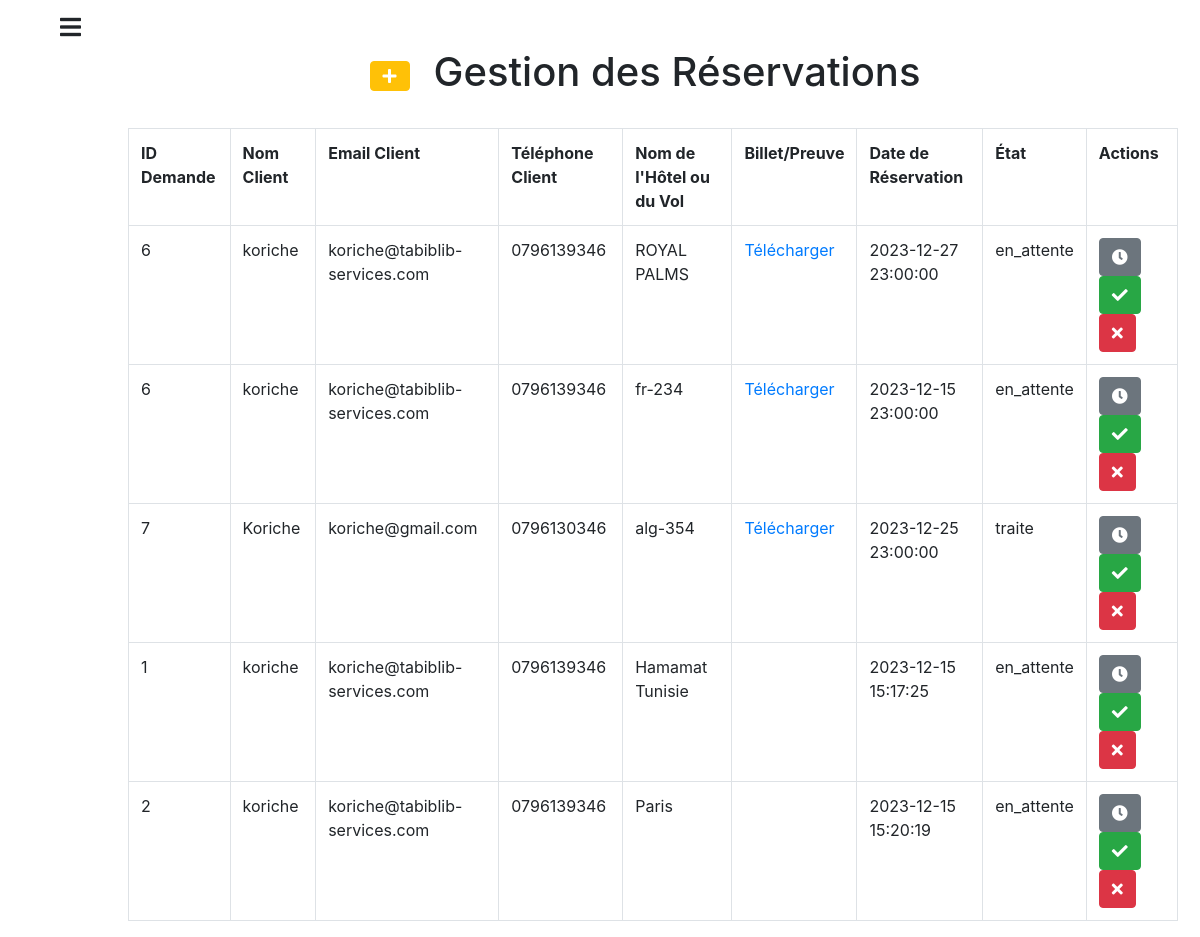
Page /admin/reservations.php (signed in) on the committed database.
### tables this page shows
CREATE TABLE `demande_reservation_hotel` (
  `id_demande` int(11) NOT NULL,
  `id_utilisateur` int(11) NOT NULL,
  `id_hotel` int(11) NOT NULL,
  `billet_vol` varchar(255) NOT NULL,
  `date_reservation` timestamp NOT NULL DEFAULT current_timestamp(),
  `etat` enum('en_attente','traite','annule') NOT NULL
);

CREATE TABLE `utilisateurs` (
  `id` int(11) NOT NULL,
  `nom` varchar(255) NOT NULL,
  `prenom` varchar(255) NOT NULL,
  `email` varchar(255) NOT NULL,
  `mot_de_passe` varchar(255) NOT NULL,
  `date_naissance` date NOT NULL,
  `genre` enum('Homme','Femme') NOT NULL,
  `addres` varchar(255) NOT NULL,
  `telephone` varchar(20) NOT NULL
);

CREATE TABLE `hotels` (
  `id` int(11) NOT NULL,
  `nom_hotel` varchar(255) NOT NULL,
  `emplacement` varchar(255) NOT NULL,
  `etoiles` int(11) DEFAULT NULL,
  `type_chambre` varchar(255) DEFAULT NULL,
  `nombre_chambres_dispo` int(11) DEFAULT NULL,
  `tarif_nuit` decimal(10,2) DEFAULT NULL,
  `description` text DEFAULT NULL,
  `equipements` text DEFAULT NULL,
  `politique_annulation` text DEFAULT NULL,
  `options_restauration` text DEFAULT NULL
);

CREATE TABLE `demande_reservation_vol` (
  `id_demande` int(11) NOT NULL,
  `id_utilisateur` int(11) NOT NULL,
  `id_vol` int(11) NOT NULL,
  `preuve_reservation` varchar(255) NOT NULL,
  `date_reservation` timestamp NOT NULL DEFAULT current_timestamp(),
  `etat` enum('en_attente','traite','annule') NOT NULL
);

CREATE TABLE `vols` (
  `id` int(11) NOT NULL,
  `nom_vol` varchar(255) NOT NULL,
  `compagnie` varchar(255) NOT NULL,
  `numero_vol` varchar(100) DEFAULT NULL,
  `origine` varchar(255) NOT NULL,
  `destination` varchar(255) NOT NULL,
  `depart` datetime NOT NULL,
  `arrivee` datetime NOT NULL,
  `duree` varchar(100) NOT NULL,
  `classe` enum('Économique','Affaires','Première classe') NOT NULL,
  `tarif` decimal(10,2) NOT NULL,
  `places_disponibles` int(11) NOT NULL,
  `statut` enum('Planifié','Retardé','Annulé') NOT NULL
);

CREATE TABLE `reservations` (
  `id` int(11) NOT NULL,
  `user_id` int(11) NOT NULL,
  `destination_id` int(11) NOT NULL,
  `reservation_date` timestamp NOT NULL DEFAULT current_timestamp(),
  `etat` enum('en_attente','traite','annule') NOT NULL DEFAULT 'en_attente'
);

CREATE TABLE `destinations` (
  `id` int(11) NOT NULL,
  `nom_destination` varchar(255) NOT NULL,
  `description` text DEFAULT NULL,
  `pays_region` varchar(255) DEFAULT NULL,
  `type_destination` varchar(255) DEFAULT NULL,
  `attractions_principales` text DEFAULT NULL,
  `meilleure_saison` varchar(255) DEFAULT NULL,
  `cout_moyen` decimal(10,2) DEFAULT NULL,
  `equipements` text DEFAULT NULL,
  `recommandations_securite` text DEFAULT NULL,
  `photos` text DEFAULT NULL,
  `avis_voyageurs` text DEFAULT NULL,
  `offres_speciales` text DEFAULT NULL,
  `accessibilite` varchar(255) DEFAULT NULL,
  `restrictions_conditions` text DEFAULT NULL
);

### admin/reservations.php (the view, shortened to what this page needs)
<?php
include "config.php";
$sqlHotel = "SELECT drh.id_demande, u.nom AS nom_client, u.email AS email_client, u.telephone AS telephone_client, h.nom_hotel, drh.billet_vol, drh.date_reservation, drh.etat
             FROM demande_reservation_hotel drh
             INNER JOIN utilisateurs u ON drh.id_utilisateur = u.id
             INNER JOIN hotels h ON drh.id_hotel = h.id";
$resultHotel = $conn->query($sqlHotel);
$sqlVol = "SELECT drv.id_demande, u.nom AS nom_client, u.email AS email_client, u.telephone AS telephone_client, v.nom_vol, drv.preuve_reservation, drv.date_reservation, drv.etat
           FROM demande_reservation_vol drv
           INNER JOIN utilisateurs u ON drv.id_utilisateur = u.id
           INNER JOIN vols v ON drv.id_vol = v.id";
$resultVol = $conn->query($sqlVol);
$sqlReservations = "SELECT d.nom_destination AS nom_destination , r.id,r.reservation_date, u.nom AS nom_client, u.email AS email_client, u.telephone AS telephone_client, r.destination_id, r.etat
                    FROM reservations r
                    INNER JOIN utilisateurs u ON r.user_id = u.id
                    INNER JOIN destinations d ON r.destination_id = d.id";
$resultReservations = $conn->query($sqlReservations);
?>
<?php include "layouts/sidebar.php"; ?>
<main id="content" class="content active ms-sm-auto mt-5">
    <div class="row align-items-center justify-content-center">
        <button type="button" class="btn btn-warning text-white d-flex justify-content-center" data-toggle="modal" data-target="#ajoutModal">
            <i class="fa fa-plus"></i>
        </button>
        <h1 class="ml-4">Gestion des Réservations</h1>
    </div>
    <div class="container-fluid">
        <table class="table mt-4 table-bordered ml-2">
            <tr>
                <th>ID Demande</th>
                <th>Nom Client</th>
                <th>Email Client</th>
                <th>Téléphone Client</th>
                <th>Nom de l'Hôtel ou du Vol</th>
                <th>Billet/Preuve</th>
                <th>Date de Réservation</th>
                <th>État</th>
                <th>Actions</th>
            </tr>
            <?php
            while ($rowHotel = $resultHotel->fetch_assoc()) {
                echo "<tr>";
                echo "<td>" . $rowHotel["id_demande"] . "</td>";
                echo "<td>" . $rowHotel["nom_client"] . "</td>";
                echo "<td>" . $rowHotel["email_client"] . "</td>";
                echo "<td>" . $rowHotel["telephone_client"] . "</td>";
                echo "<td>" . $rowHotel["nom_hotel"] . "</td>";
                echo "<td>";
                if (!empty($rowHotel["billet_vol"])) {
                    echo '<a href="' . $rowHotel["billet_vol"] . '" download>Télécharger</a>';
                } else {
                    echo "Aucun billet/preuve disponible";
                }
                echo "</td>";
                echo "<td>" . $rowHotel["date_reservation"] . "</td>";
                echo "<td>" . $rowHotel["etat"] . "</td>";
                echo "<td>";
                echo "<form action='traitement_hotel.php' method='POST'>";
                echo "<button type='submit' name='action' class='btn btn-secondary' value='en_attente'><i class='fas fa-clock'></i></button>";
                echo "<button type='submit' name='action' class='btn btn-success' value='traite'><i class='fas fa-check'></i></button>";
                echo "<button type='submit' name='action' class='btn btn-danger' value='annule'><i class='fas fa-times'></i></button>";
                echo "</form>";
                echo "</td>";
                echo "</tr>";
            }
            while ($rowVol = $resultVol->fetch_assoc()) {
                echo "<tr>";
                echo "<td>" . $rowVol["id_demande"] . "</td>";
                echo "<td>" . $rowVol["nom_client"] . "</td>";
                echo "<td>" . $rowVol["email_client"] . "</td>";
                echo "<td>" . $rowVol["telephone_client"] . "</td>";
                echo "<td>" . $rowVol["nom_vol"] . "</td>";
                echo "<td>";
                if (!empty($rowVol["preuve_reservation"])) {
                    echo '<a href="/rihla/uploads/' . $rowVol["preuve_reservation"] . '" download>Télécharger</a>';
                } else {
                    echo "Aucun billet/preuve disponible";
                }
                echo "</td>";
                echo "<td>" . $rowVol["date_reservation"] . "</td>";
                echo "<td>" . $rowVol["etat"] . "</td>";
                echo "<td>";
                echo "<form action='traitement_vol.php' method='POST'>";
                echo "<button type='submit' name='action' class='btn btn-secondary' value='en_attente'><i class='fas fa-clock'></i></button>";
                echo "<button type='submit' name='action' class='btn btn-success' value='traite'><i class='fas fa-check'></i></button>";
                echo "<button type='submit' name='action' class='btn btn-danger' value='annule'><i class='fas fa-times'></i></button>";
                echo "</form>";
                echo "</td>";
                echo "</tr>";
            }
            while ($rowReservation = $resultReservations->fetch_assoc()) {
                echo "<tr>";
                echo "<td>" . $rowReservation["id"] . "</td>";
                echo "<td>" . $rowReservation["nom_client"] . "</td>";
                echo "<td>" . $rowReservation["email_client"] . "</td>";
                echo "<td>" . $rowReservation["telephone_client"] . "</td>";
                echo "<td>" . $rowReservation["nom_destination"] . "</td>";
                echo "<td></td>";
                echo "<td>" . $rowReservation["reservation_date"] . "</td>";
                echo "<td>" . $rowReservation["etat"] . "</td>";
                echo "<td>";
                echo "<form action='traitement_reservation.php' method='POST'>";
                echo "<button type='submit' name='action' class='btn btn-secondary' value='en_attente'><i class='fas fa-clock'></i></button>";
                echo "<button type='submit' name='action' class='btn btn-success' value='traite'><i class='fas fa-check'></i></button>";
                echo "<button type='submit' name='action' class='btn btn-danger' value='annule'><i class='fas fa-times'></i></button>";
                echo "</form>";
                echo "</td>";
                echo "</tr>";
            }
            ?>
        </table>
    </div>
</main>
<?php include "layouts/footer.php" ?>

### admin/layouts/header.php (style rules this page uses)
.content { margin-left: 300px; }
.content.active { margin-left: 10% !important; }

### rows in the picture
demande_reservation_hotel: id_demande "6", id_utilisateur.nom "koriche", id_utilisateur.email "koriche@tabiblib-services.com", id_utilisateur.telephone "0796139346", id_hotel.nom_hotel "ROYAL PALMS", date_reservation "2023-12-27 23:00:00", etat "en_attente"
demande_reservation_vol: id_demande "6", id_utilisateur.nom "koriche", id_utilisateur.email "koriche@tabiblib-services.com", id_utilisateur.telephone "0796139346", id_vol.nom_vol "fr-234", date_reservation "2023-12-15 23:00:00", etat "en_attente"
demande_reservation_vol: id_demande "7", id_utilisateur.nom "Koriche", id_utilisateur.email "koriche@gmail.com", id_utilisateur.telephone "0796130346", id_vol.nom_vol "alg-354", date_reservation "2023-12-25 23:00:00", etat "traite"
reservations: id "1", user.nom "koriche", user.email "koriche@tabiblib-services.com", user.telephone "0796139346", destination.nom_destination "Hamamat Tunisie", reservation_date "2023-12-15 15:17:25", etat "en_attente"
reservations: id "2", user.nom "koriche", user.email "koriche@tabiblib-services.com", user.telephone "0796139346", destination.nom_destination "Paris", reservation_date "2023-12-15 15:20:19", etat "en_attente"
